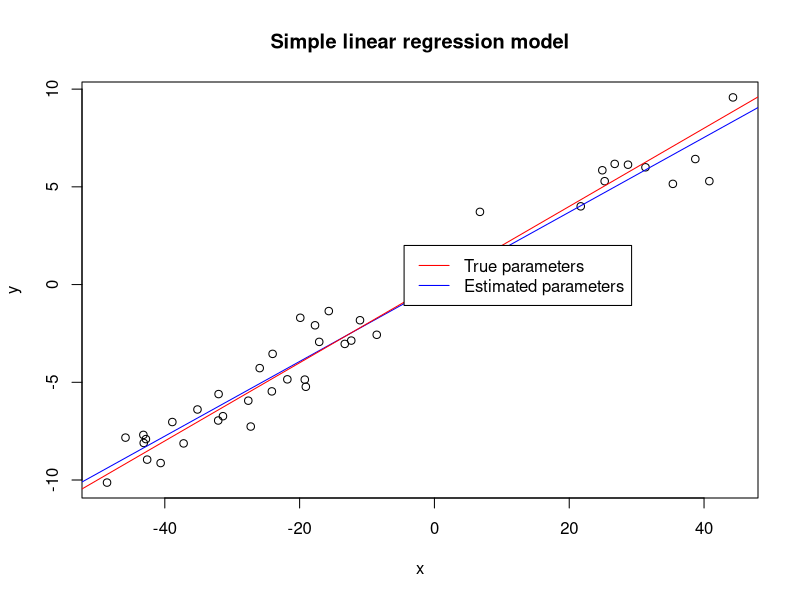
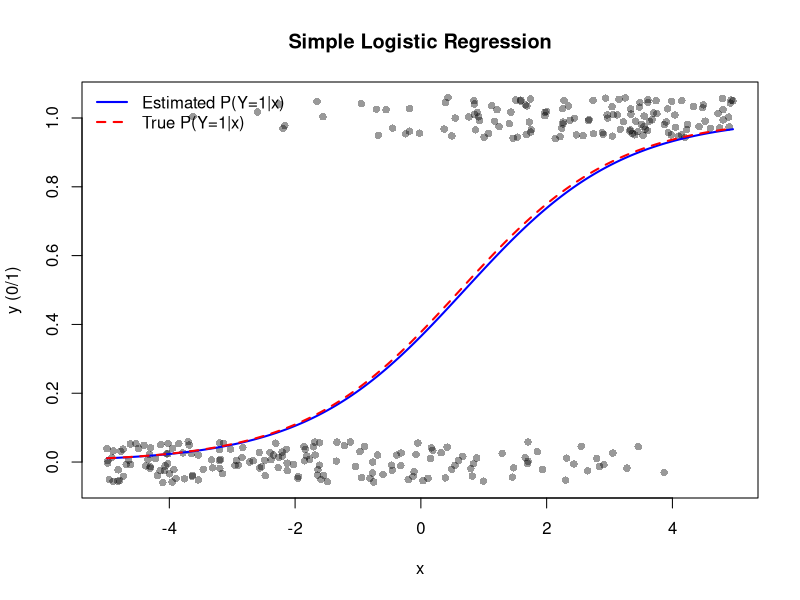

Write R code to recreate these figures, in order.
# linear and logistic regression in R

#linear regression
#simulate data from uniform distribution
#on the interval [-5,5]
x<- runif(n=50, min=-50, max=50)

#simulare error terms from the standard
#normal distribution
e<-rnorm(50)

y<- 0.2*x+e

#Estimation of the linear model:
#y=beta_hat*x+epsilon

library(stats)

#linear ols model
model<-lm(y~x)

summary(model)

lm(formula = y ~ x)

plot(x,y, main="Simple linear regression model")
abline(model$coefficients,col="blue")
abline(a=0,b=0.2, col="red")
legend(-4.5,2,legend=c("True parameters",
                       "Estimated parameters"), 
       col=c("red","blue"), lty=1:1, cex=1)

#logistic regression
# 1) Simulate predictor on [-5, 5]
n <- 300
x <- runif(n, min = -5, max = 5)

# 2) True logistic model: logit P(Y=1|x) = alpha + beta*x
alpha <- -0.5
beta  <-  0.8
eta   <- alpha + beta * x
p     <- 1 / (1 + exp(-eta))      # = plogis(eta)

# 3) Generate binary outcome
y <- rbinom(n, size = 1, prob = p)

# 4) Fit simple logistic regression (OLS analogue)
model <- glm(y ~ x, family = binomial(link = "logit"))
summary(model)

# 5) Plot points (jittered) + estimated and true probability curves
plot(x, jitter(y, amount = 0.06),
     pch = 16, col = adjustcolor("black", 0.4),
     xlab = "x", ylab = "y (0/1)",
     main = "Simple Logistic Regression")

xs   <- seq(min(x), max(x), length.out = 300)
phat <- predict(model, newdata = data.frame(x = xs), type = "response")
lines(xs, phat, col = "blue", lwd = 2)                     # estimated P(Y=1|x)

ptru <- plogis(alpha + beta * xs)
lines(xs, ptru, col = "red", lwd = 2, lty = 2)             # true P(Y=1|x)

legend("topleft",
       legend = c("Estimated P(Y=1|x)", "True P(Y=1|x)"),
       col = c("blue", "red"), lwd = 2, lty = c(1, 2), bty = "n")

# 6) Quick interpretation helpers
coef(model)                 # log-odds coefficients (alpha_hat, beta_hat)
exp(coef(model))            # odds ratios
# e.g., exp(beta_hat): multiplicative change in odds per +1 in x

# 7) Optional: confusion table at cutoff 0.5
phat_obs <- fitted(model)
yhat     <- ifelse(phat_obs >= 0.5, 1, 0)
table(Observed = y, Predicted = yhat)
